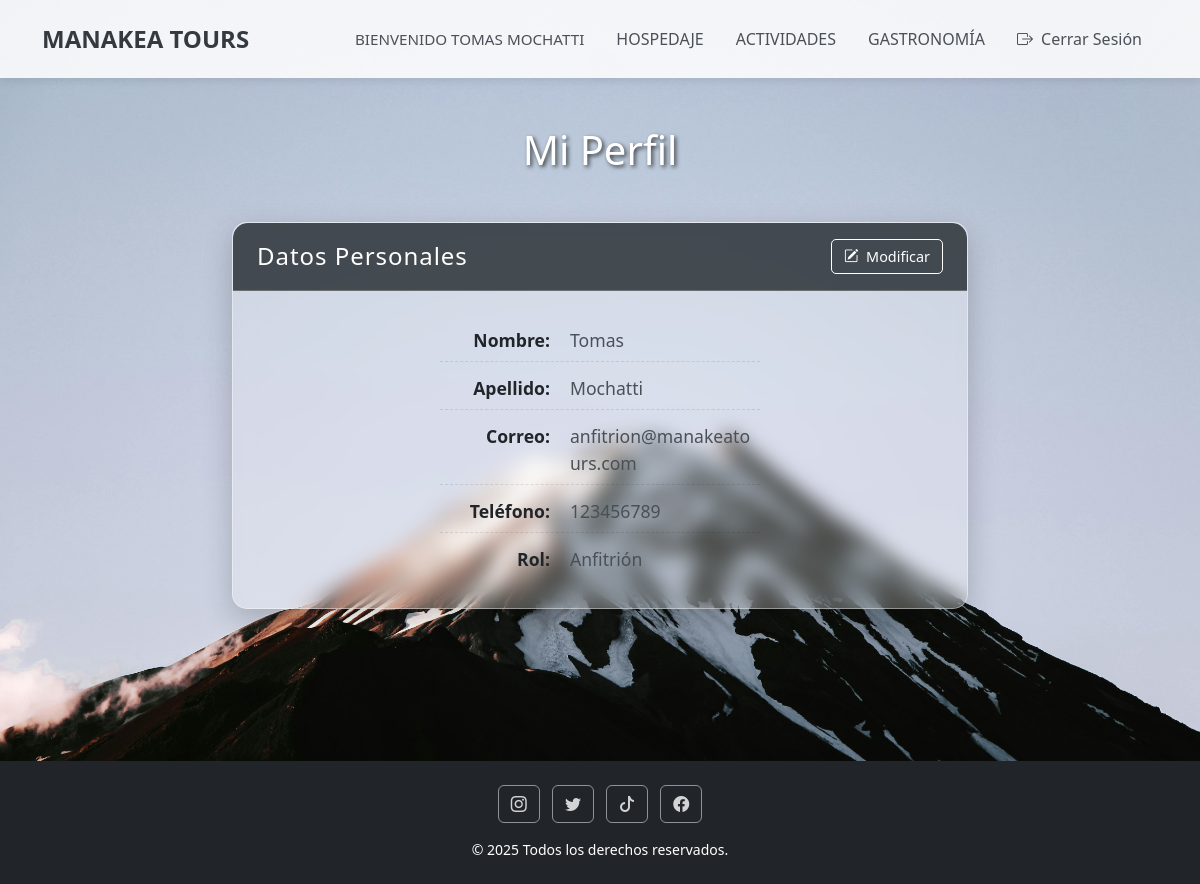
Screenshot of /perfil/ (signed in) with the database file from the repository.
### core/models.py (models this page shows, shortened)
class Usuario(AbstractBaseUser, PermissionsMixin):
    nombre = models.CharField(max_length=100)
    apellido = models.CharField(max_length=100)
    correo = models.EmailField(unique=True)
    telefono = models.CharField(max_length=20, blank=True, null=True) # Campo de teléfono
    tipo_usuario = models.ForeignKey(TipoUsuario, on_delete=models.SET_NULL, null=True, blank=True)
    is_active = models.BooleanField(default=True) # Indica si la cuenta está activa
    is_staff = models.BooleanField(default=False) # Necesario para acceder al admin de Django
    date_joined = models.DateTimeField(auto_now_add=True) # Fecha de creación del usuario
    objects = UsuarioManager() # Asigna tu Manager personalizado
    USERNAME_FIELD = 'correo' # Django usará 'correo' como campo de nombre de usuario para el login
    REQUIRED_FIELDS = ['nombre', 'apellido'] # Campos requeridos al crear un superusuario con createsuperuser
    groups = models.ManyToManyField(
        'auth.Group',
        verbose_name='groups',
        blank=True,
        help_text='The groups this user belongs to. A user will get all permissions granted to each of their groups.',
        related_name="core_usuario_set", # Asegura un related_name único para evitar conflictos
        related_query_name="usuario",
    )
    user_permissions = models.ManyToManyField(
        'auth.Permission',
        verbose_name='user permissions',
        blank=True,
        help_text='Specific permissions for this user.',
        related_name="core_usuario_set", # Asegura un related_name único para evitar conflictos
        related_query_name="usuario",
    )
    class Meta:
        verbose_name = "Usuario"
        verbose_name_plural = "Usuarios"
    @property
    def is_cliente(self):
        return self.tipo_usuario and self.tipo_usuario.tipo_nombre == 'cliente'
    @property
    def is_anfitrion(self):
        return self.tipo_usuario and self.tipo_usuario.tipo_nombre == 'anfitrion'

### core/views.py (the view, shortened to what this page needs)
# urls.py: path('perfil/', views.perfil, name='perfil'),
@login_required(login_url='login')
def perfil(request):
    usuario_actual = request.user
    form_submitted_with_errors = False
    if request.method == 'POST':
        form = PerfilUsuarioForm(request.POST, instance=usuario_actual)
        if form.is_valid():
            form.save()
            messages.success(request, '¡Tus datos han sido actualizados correctamente!')
            return redirect('perfil')
        else:
            messages.error(request, 'Hubo un error al actualizar tus datos. Por favor, revisa el formulario.')
            form_submitted_with_errors = True
    else:
        form = PerfilUsuarioForm(instance=usuario_actual)
    reservas_data = []
    context = {
        'form': form,
        'reservas': reservas_data,
        'form_submitted': form_submitted_with_errors,
        'user': usuario_actual,
    }
    return render(request, 'core/perfil.html', context)

### core/views.py (called while the page is built)
def is_cliente(user):
    return user.is_authenticated and user.is_cliente

### core/templates/core/perfil.html (shortened to what this page needs)
{% load static %}
<!DOCTYPE html>
<html lang="es">
<head>
    <link href="https://cdn.jsdelivr.net/npm/bootstrap@5.3.0/dist/css/bootstrap.min.css" rel="stylesheet">
    <link rel="stylesheet" href="https://cdn.jsdelivr.net/npm/bootstrap-icons@1.10.5/font/bootstrap-icons.css">
    <link rel="stylesheet" href="https://cdnjs.cloudflare.com/ajax/libs/font-awesome/6.5.1/css/all.min.css" />
    <link rel="stylesheet" href="{% static 'css/global.css'%}">
</head>
<body>
    <section class="bg-5">
        <nav class="navbar navbar-expand-md navbar-light bg-light">
            <div class="container">
                <a class="navbar-brand fw-bold" href="{% url 'inicioregistrado'%}">MANAKEA TOURS</a>
                <div class="collapse navbar-collapse justify-content-end" id="navbarNav">
                    <ul class="navbar-nav">
                        {% if user.is_authenticated %}
                            <li class="nav-item d-flex align-items-center">
                                <span class="nav-link welcome-message">BIENVENIDO {{ user.nombre|upper }} {{ user.apellido|upper }}</span>
                            </li>
                            <li class="nav-item">
                                <a class="nav-link" href="{% url 'hospedaje' %}">HOSPEDAJE</a>
                            </li>
                            <li class="nav-item">
                                <a class="nav-link" href="{% url 'actividad' %}">ACTIVIDADES</a>
                            </li>
                            <li class="nav-item">
                                <a class="nav-link" href="{% url 'gastronomia' %}">GASTRONOMÍA</a>
                            </li>
                            <li class="nav-item">
                                <a class="nav-link btn btn-outline-danger btn-sm ms-2" href="{% url 'logout' %}">
                                    <i class="bi bi-box-arrow-right me-1"></i> Cerrar Sesión
                                </a>
                            </li>
                        {% endif %}
                    </ul>
                </div>
            </div>
        </nav>
        <div class="container py-5 flex-grow-1 d-flex flex-column justify-content-center">
            <h1 class="text-center mb-5 text-white" style="text-shadow: 2px 2px 4px rgba(0,0,0,0.7);">Mi Perfil</h1>
            {% if user.is_authenticated %}
                <div class="row profile-row justify-content-center flex-grow-1">
                    <div class="col-12 {% if user.is_cliente %}col-md-5{% else %}col-md-8{% endif %} profile-card-col mb-4">
                        <div class="card shadow-sm h-100">
                            <div class="card-header text-white d-flex justify-content-between align-items-center">
                                <h4 class="mb-0">Datos Personales</h4>
                                <button type="button" class="btn btn-outline-light btn-sm" id="toggleEditButton">
                                    <i class="bi bi-pencil-square me-1"></i> Modificar
                                </button>
                            </div>
                            <div class="card-body">
                                <div id="staticData">
                                    <p><strong>Nombre:</strong> <span>{{ user.nombre }}</span></p>
                                    <p><strong>Apellido:</strong> <span>{{ user.apellido }}</span></p>
                                    <p><strong>Correo:</strong> <span>{{ user.correo }}</span></p>
                                    <p><strong>Teléfono:</strong> <span>{{ user.telefono|default:"No registrado" }}</span></p>
                                    <p><strong>Rol:</strong>
                                        <span>
                                            {% if user.is_cliente %}Cliente
                                            {% elif user.is_anfitrion %}Anfitrión
                                            {% elif user.is_administrador_plataforma %}Administrador
                                            {% else %}Desconocido (Rol no definido)
                                            {% endif %}
                                        </span>
                                    </p>
                                </div>
                            </div>
                        </div>
                    </div>
                </div>
            {% else %}
                <div class="alert alert-warning text-center" role="alert">
                    Debes iniciar sesión para ver tu perfil.
                </div>
            {% endif %}
        </div>
        <footer class="bg-dark text-center text-white py-4 mt-5">
            <div class="container">
                <div class="mb-3">
                    <a href="https://www.instagram.com" target="_blank" class="btn btn-outline-light mx-1"><i class="bi bi-instagram"></i></a>
                    <a href="https://www.twitter.com" target="_blank" class="btn btn-outline-light mx-1"><i class="bi bi-twitter"></i></a>
                    <a href="https://www.tiktok.com" target="_blank" class="btn btn-outline-light mx-1"><i class="bi bi-tiktok"></i></a>
                    <a href="https://www.facebook.com" target="_blank" class="btn btn-outline-light mx-1"><i class="bi bi-facebook"></i></a>
                </div>
                <p class="mb-0 small">&copy; 2025 Todos los derechos reservados.</p>
            </div>
        </footer>
    </section>
</body>
</html>

### core/static/css/global.css (style rules this page uses)
body { min-height: 100vh; display: flex; flex-direction: column; margin: 0; padding: 0; }
.bg-5 { background-image: url(../img/volcan.jpg); background-repeat: no-repeat; background-position: center center; background-size: cover; min-height: 100vh; display: flex; flex-direction: column; }
.card-body { display: flex; flex-direction: column; }
.profile-card-col .card { background-color: rgba(255, 255, 255, 0.25) !important; backdrop-filter: blur(10px) !important; -webkit-backdrop-filter: blur(10px) !important; border: 1px solid rgba(255, 255, 255, 0.4) !important; border-radius: 15px !important; box-shadow: 0 10px 30px rgba(0, 0, 0, 0.2) !important; display: flex; flex-direction: column; height: 100%; overflow: hidden; transition: all 0.3s cubic-bezier(0.25, 0.8, 0.25, 1); }
.profile-card-col .card-header { background-color: rgba(52, 58, 64, 0.9) !important; color: white !important; border-bottom: 1px solid rgba(255, 255, 255, 0.2) !important; padding: 1rem 1.5rem !important; font-size: 1.2rem !important; font-weight: 600 !important; letter-spacing: 0.05em !important; border-top-left-radius: 15px !important; border-top-right-radius: 15px !important; }
.profile-card-col .card-body { background-color: transparent !important; color: #343a40 !important; padding: 1rem !important; flex-grow: 1; display: flex; flex-direction: column; justify-content: flex-start; align-items: center; text-align: center; }
#staticData { display: flex; flex-direction: column; width: 100%; max-width: 320px; text-align: left; margin: 20px auto !important; padding: 0 !important; }
.profile-card-col .card-body p { color: #495057 !important; margin-bottom: 0.8rem !important; font-size: 1.1rem !important; display: flex; align-items: baseline; width: 100%; padding-bottom: 0.5rem !important; border-bottom: 1px dashed rgba(0, 0, 0, 0.1) !important; }
.profile-card-col .card-body p strong { color: #212529 !important; min-width: 110px !important; text-align: right !important; margin-right: 20px !important; flex-shrink: 0; font-weight: 700 !important; }
.profile-card-col .card-body p span { flex-grow: 1; text-align: left; word-break: break-word; overflow-wrap: break-word; }
.profile-card-col .card-body p:last-child { margin-bottom: 0 !important; border-bottom: none !important; padding-bottom: 0 !important; }
.btn { margin-top: auto; }
.card .btn { border-radius: 0.25rem; transition: all 0.2s ease-in-out; font-weight: 500; }
.card .btn-outline-light { color: white !important; border-color: white !important; background-color: transparent !important; }
.card .btn-sm { padding: 0.35rem 0.75rem !important; font-size: 0.9rem !important; border-radius: 5px !important; }
.profile-row { display: flex; flex-wrap: wrap; align-items: stretch; justify-content: center; gap: 2rem; margin-bottom: 2rem; }
.navbar { background-color: rgba(255, 255, 255, 0.85) !important; box-shadow: 0 2px 10px rgba(0,0,0,0.1); padding: 1rem 0 !important; }
.navbar-brand { font-size: 1.5rem !important; color: #343a40 !important; font-weight: 700 !important; }
.navbar-nav .nav-link { color: #495057 !important; font-weight: 500 !important; margin: 0 0.5rem; transition: color 0.3s ease; }
.welcome-message { color: #6c757d !important; font-size: 0.95rem !important; margin-right: 1rem; }
footer { background-color: rgba(33, 37, 41, 0.9) !important; padding: 2rem 0 !important; color: rgba(255, 255, 255, 0.8) !important; }
footer .btn-outline-light { border-color: rgba(255, 255, 255, 0.5) !important; color: rgba(255, 255, 255, 0.8) !important; }
.navbar .btn-outline-danger { border: none !important; background-color: transparent !important; color: #495057 !important; }

### rows the page displays
Usuario: nombre "TOMAS", apellido "MOCHATTI", nombre "Tomas", apellido "Mochatti", correo "anfitrion@manakeatours.com", telefono "123456789"
